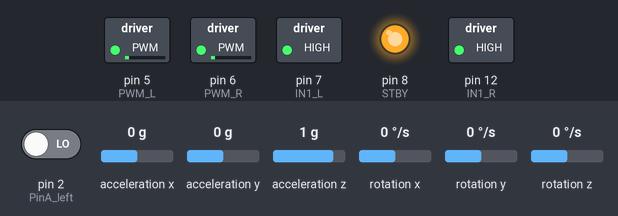
The sketch below on a simulated Arduino Uno, built with avr-gcc and run on an emulated ATmega328P. Parts: switched loads named in the sketch (green lamp = pin HIGH), output pins drawn as LEDs (lit = HIGH). The inputs (shaded band) are chosen by the test bench; at power-on: acceleration y 0 g, rotation x 0 °/s, acceleration z 1 g, pin 2 (PinA_left) LOW, acceleration x 0 g, rotation y 0 °/s, rotation z 0 °/s. What the sketch prints to the serial monitor is not drawn.

Above: at 2.7 s.
2.8 s: acceleration y set to -1.4 g
4.3 s: acceleration y set to 0.1 g
At 6.4 s:
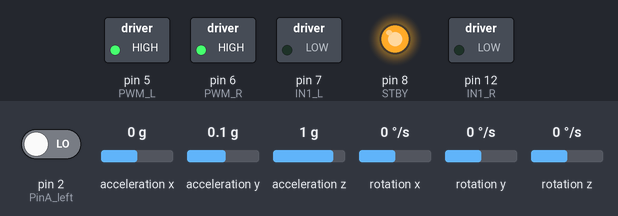
6.8 s: rotation x set to -192 °/s
At 7.5 s:
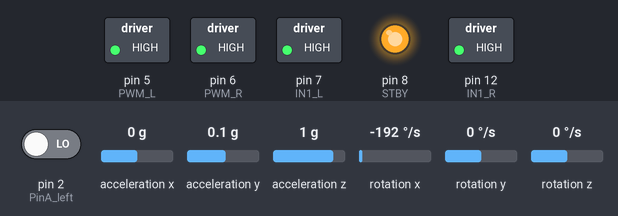
8.3 s: acceleration y set to 0.8 g
At 8.96 s:
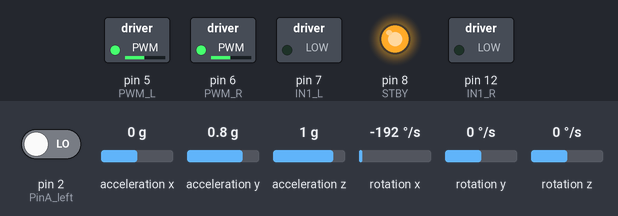
11.3 s: acceleration z set to 1.4 g
At 11.67 s:
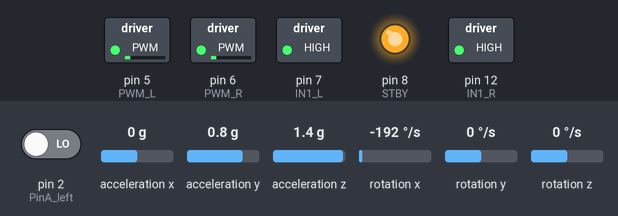
14.3 s: acceleration z set to 0 g
At 15.0 s:
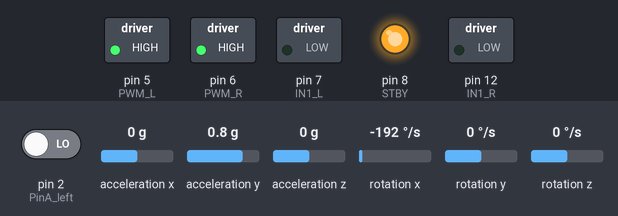
Timing chart, 0 to 16.8 s (numbered marks = the images above; inputs shaded):
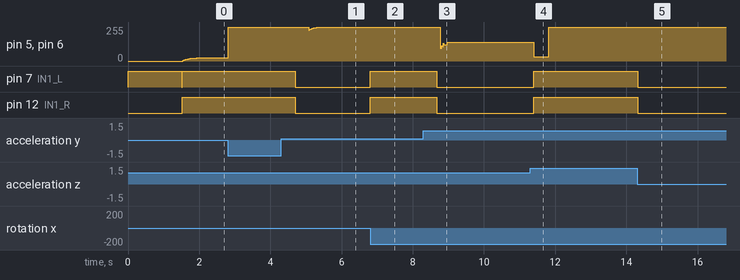

The sketch:

base_lab4_tumbller_control.ino
```cpp
/* Include necessary header files */
#include <Wire.h>
#include <MsTimer2.h>
#include "I2Cdev.h"
#include "MPU6050.h"
#include <math.h>

#define BAUD 38400

#include <SoftwareSerial.h>
SoftwareSerial BTserial(10, 13); // RX | TX
// Connect the HC-06 TX to the Arduino RX on pin 10.
// Connect the HC-06 RX to the Arduino TX on pin 13.

// Communication to/from Matlab ------------

// Make sure that toMatlab and fromMatlab match with the Matlab script

struct __attribute__((packed)) {
  float dataTime;
  float robotState[5];
} toMatlab;

struct __attribute__((packed)) {
  int8_t startFlagFromMatlab;
  float dataTime;
  float voltInput;
  int16_t referenceInput[10];
} fromMatlab;

int toMatlabSize;
byte *toMatlabPtr;

int fromMatlabSize;
byte *fromMatlabPtr;

// ----------------------------------------

/* TB6612FNG motor driver signal pins */
#define IN1_L 7
#define IN1_R 12
#define PWM_L 5
#define PWM_R 6
#define STBY 8

/* Encoder count signal pins */
#define PinA_left 2
#define PinA_right 4

/* Sensor Reading Variables */
MPU6050 mpu; //Instantiate a MPU6050 object with the object name MPU.
int16_t ax, ay, az, gx, gy, gz; // Variables for IMU readings
volatile long right_encoder = 0;
volatile long left_encoder = 0;
/*
 The volatile long type is used to ensure that the value is valid when the external
 interrupt pulse count value is used in other functions
 */
float num_of_encoder_counts_per_rev = 780.0;
float thousand_by_num_of_encoder_counts_per_rev = 1000.0/num_of_encoder_counts_per_rev;

/* IMU Callibration Variables */
long gyroXCalli = -105, gyroYCalli = 49, gyroZCalli = 77; // Obtained by callibrating gyroscope values
long accelXCalli = -1204, accelYCalli = 185, accelZCalli = 17120 - 16384; // Obtained by callibrating accelerometer values

//long gyroXCalli = 0, gyroYCalli = 0, gyroZCalli = 0; // Obtained by callibrating gyroscope values
//long accelXCalli = 0, accelYCalli = 0, accelZCalli = 0; // Obtained by callibrating accelerometer values

/* Motor PWM Input Values */
long motor_left = 0;
long motor_right = 0;

/* Time variables */
unsigned long time;
unsigned long prev_time_encoder = 0;
unsigned long startTime_left = 0;
unsigned long startTime_right = 0;
int sampling_rate = 5; // in milliseconds
unsigned long estimateTimer;

unsigned long interruptCount = 0;

/* Encoder to speed measurement variables */

int encoder_count_max = 20;
float motor_left_ang_vel = 0;
float motor_right_ang_vel = 0;

/* Robot parameters */

float wheel_rad = 0.0335; // radius of the wheel in metres
float lat_dist = 0.194; // distance between ends of the wheels in metres

/********************Initialization settings********************/
void setup() {

  /* TB6612FNGN Motor Driver module control signal initialization */
  pinMode(IN1_L, OUTPUT); //Control the direction of motor 1, 1 is forward, 0 is reverse
  pinMode(IN1_R, OUTPUT); //Control the direction of motor 1, 1 is forward, 0 is reverse
  pinMode(PWM_L, OUTPUT); //PWM of left motor
  pinMode(PWM_R, OUTPUT); //PWM of right motor
  pinMode(STBY, OUTPUT); //enable TB6612FNG

  /* Initializing motor drive module */
  digitalWrite(IN1_L, HIGH);
  digitalWrite(IN1_R, LOW);
  digitalWrite(STBY, HIGH);
  analogWrite(PWM_L, 0);
  analogWrite(PWM_R, 0);

  /* Initialize I2C bus */
  Wire.begin(); //Add I2C bus sequence
  Serial.begin(115200); //Open the serial port and set the baud rate
  delay(1500);
  mpu.initialize(); //Initialization MPU6050
  delay(2);

  /*
   Uncomment the next two lines only once and store the callibration values in the
   global variables defined for callibration
  */
//  callibrateGyroValues();
//  callibrateAccelValues();

  time = millis();
  startTime_left = millis();
  startTime_right = millis();
  estimateTimer = millis();

  /* Interrupt function to count the encoder pulses */
  attachInterrupt(digitalPinToInterrupt(PinA_left), encoder_left, CHANGE);
  /*
  Timing interrupt settings, using MsTimer2. Because PWM uses a timer to control the
  duty cycle, it is important to look at the pin port corresponding to the timer when
  using timer.
  */
  MsTimer2::set(sampling_rate, mainfunc);
  MsTimer2::start();

  Serial.print("Setup Done!\n");

  // Communication to/from Matlab ------------

  toMatlabSize = sizeof(toMatlab);
  toMatlabPtr = (byte *)&toMatlab;

  fromMatlabSize = sizeof(fromMatlab);
  fromMatlabPtr = (byte *)&fromMatlab;

  BTserial.begin(BAUD);

  fromMatlab.startFlagFromMatlab = 0;

  while (BTserial.available()) {
    char junk = BTserial.read();
  }
  // ----------------------------------------
}

/***************************************************************************************/
/*
 This section contains functions that you can use to build your controllers
*/
/***************************************************************************************/

/*
encoder_left() counts encoder pulses of the left wheel motor and stores it in a
global variable 'left_encoder'
*/
void encoder_left(){left_encoder++;}

/*
encoder_right() counts encoder pulses of the right wheel motor and stores it in a
global variable 'right_encoder'
*/
void encoder_right(){right_encoder++;}


/*
SetLeftWheelSpeed() takes one input which will be set as the PWM input to the left motor.
If the value is outside the range (-255,255), then the input will be saturated and the
motor PWM will be set. The value is also written to the global variable 'motor_left'
*/
void SetLeftWheelSpeed(double speed_val)
{
  // Saturate the input to the range (-255,255)
  if (speed_val > 255) { speed_val = 255; }
  else if (speed_val < -255) { speed_val = -255; }

  motor_left = speed_val;

  if (speed_val < 0)
  {
    digitalWrite(IN1_L, 1);
    analogWrite(PWM_L, -speed_val);
  }
  else
  {
    digitalWrite(IN1_L, 0);
    analogWrite(PWM_L, speed_val);
  }
}

/*
SetRightWheelSpeed() takes one input which will be set as the PWM input to the right motor.
If the value is outside the range (-255,255), then the input will be saturated and the
motor PWM will be set. The value is also written to the global variable 'motor_right'
*/
void SetRightWheelSpeed(double speed_val)
{
  // Saturate the input to the range (-255,255)
  if (speed_val > 255) { speed_val = 255; }
  else if (speed_val < -255) { speed_val = -255; }

  motor_right = speed_val;

  if (speed_val < 0)
  {
    digitalWrite(IN1_R, 1);
    analogWrite(PWM_R, -speed_val);
  }
  else
  {
    digitalWrite(IN1_R, 0);
    analogWrite(PWM_R, speed_val);
  }
}

/*
readIMU() creates an MPU6050 class object and calls the function to read the six axis IMU.
The values are stored in the global variables ax,ay,az,gx,gy,gz where ax,ay,az are the
accelerometer readings and gx,gy,gz are the gyroscope readings.
*/
void readIMU()
{
  MPU6050 mpu_obj;
  mpu_obj.getMotion6(&ax,&ay,&az,&gx,&gy,&gz);
}

/*
readEncoder() takes the encoder pulse counts and calculates the angular velocities of the
wheels and stores it in the global variables 'motor_left_ang_vel' and 'motor_right_ang_vel'
*/
void readEncoder()
{
  // Encoder Calculations
  // angular velocity = (encoder_reading/num_of_counts_per_rotation)*(2*pi/sampling_time)

  motor_left_ang_vel = (float) 2 * 3.1415 * left_encoder * (float)thousand_by_num_of_encoder_counts_per_rev / (float)(time - startTime_left);
  if (motor_left < 0){
    motor_left_ang_vel = -motor_left_ang_vel;}
  startTime_left = time;
  left_encoder = 0;

  motor_right_ang_vel = motor_left_ang_vel;

//  motor_right_ang_vel = (float) 2 * 3.1415 * right_encoder * (float)thousand_by_num_of_encoder_counts_per_rev / (float)(time - startTime_right);
//  if (motor_right < 0){
//    motor_right_ang_vel = -motor_right_ang_vel;}
//  startTime_right = time;
//  right_encoder = 0;
}

/*
printIMU() prints the IMU readings to the serial monitor in the following format:
ax,ay,az,gx,gy,gz
*/
void printIMU()
{
  Serial.print(ax);
  Serial.print(',');
  Serial.print(ay);
  Serial.print(',');
  Serial.print(az);
  Serial.print(',');
  Serial.print(gx);
  Serial.print(',');
  Serial.print(gy);
  Serial.print(',');
  Serial.print(gz);
  Serial.print('\n');
}

/*
printEncoder() prints the encoder readings to the serial monitor in the following format:
motor_left_ang_vel, motor_right_ang_vel
*/
void printEncoder()
{
  Serial.print(motor_left_ang_vel);
  Serial.print(',');
  Serial.print(motor_right_ang_vel);
  Serial.print('\n');
}

/*
printAllData() prints the IMU readings, encoder readings and PWM inputs to the motor to
the serial monitor in the following format:
ax,ay,az,gx,gy,gz,motor_left_ang_vel,motor_right_ang_vel,motor_left,motor_right
*/
void printAllData()
{
  Serial.print(time);
  Serial.print(',');
  Serial.print(ax);
  Serial.print(',');
  Serial.print(ay);
  Serial.print(',');
  Serial.print(az);
  Serial.print(',');
  Serial.print(gx);
  Serial.print(',');
  Serial.print(gy);
  Serial.print(',');
  Serial.print(gz);
  Serial.print(',');
  Serial.print(motor_left_ang_vel);
  Serial.print(',');
  Serial.print(motor_right_ang_vel);
  Serial.print(',');
  Serial.print(motor_left);
  Serial.print(',');
  Serial.print(motor_right);
  Serial.print('\n');
}

/*
callibrateGyroValues() gets the gyroscope readings n times and calculates the average of
the values to find the sensor bias. The callibration values are printed as:
gyroXCalli,gyroYCalli,gyroZCalli
*/
void callibrateGyroValues()
{
    int n = 10000;
    for (int i=0; i < n; i++)
    {
      readIMU();
      gyroXCalli = gyroXCalli + gx;
      gyroYCalli = gyroYCalli + gy;
      gyroZCalli = gyroZCalli + gz;
    }
    gyroXCalli = gyroXCalli/n;
    gyroYCalli = gyroYCalli/n;
    gyroZCalli = gyroZCalli/n;
    Serial.print(gyroXCalli);
    Serial.print(',');
    Serial.print(gyroYCalli);
    Serial.print(',');
    Serial.print(gyroZCalli);
    Serial.print('\n');
}

/*
callibrateAccelValues() gets the accelerometer readings n times and calculates the average of
the values to find the sensor bias. The callibration values are printed as:
accelXCalli,accelYCalli,accelZCalli
*/
void callibrateAccelValues()
{
    int n = 10000;
    for (int i=0; i < n; i++)
    {
      readIMU();
      accelXCalli = accelXCalli + ax;
      accelYCalli = accelYCalli + ay;
      accelZCalli = accelZCalli + az;
    }
    accelXCalli = accelXCalli/n;
    accelYCalli = accelYCalli/n;
    accelZCalli = accelZCalli/n;
    Serial.print(accelXCalli);
    Serial.print(',');
    Serial.print(accelYCalli);
    Serial.print(',');
    Serial.print(accelZCalli);
    Serial.print('\n');
}

/***************************************************************************************/
/***************** Write your custom variables and functions below *********************/
/***************************************************************************************/

float Ax, Ay, Az, Gx, Gy, Gz;
float theta, thetaDot, x, xDot;
float randomInput;

void correctIMU(){
  Ax = (float(ax - accelXCalli)*9.81)/16384.0;
  Ay = (float(ay - accelYCalli)*9.81)/16384.0;
  Az = (float(az - accelZCalli)*9.81)/16384.0;

  Gx = (float(gx - gyroXCalli)*PI)/(131.0*180.0);
  Gy = (float(gy - gyroYCalli)*PI)/(131.0*180.0);
  Gz = (float(gz - gyroZCalli)*PI)/(131.0*180.0);
}

void printCalIMU(){
  Serial.print(Ax);
  Serial.print(',');
  Serial.print(Ay);
  Serial.print(',');
  Serial.print(Az);
  Serial.print(',');
  Serial.print(Gx);
  Serial.print(',');
  Serial.print(Gy);
  Serial.print(',');
  Serial.print(Gz);
  Serial.print('\n');
}

void stateEstimate(){
  long elapsedTime = millis() - estimateTimer;

  float alpha = 0.97;
  theta = alpha*(theta + ((Gx*float(elapsedTime))/1000.0)) + (1.0 - alpha)*atan(Ay/sqrt(pow(Ax,2.0) + pow(Az,2.0)));

  thetaDot = Gx;

  xDot = motor_left_ang_vel*0.0335;
  x = x + (xDot*elapsedTime)/1000.0;

  estimateTimer = millis();
}

void LQR(float ref[4]){
//  float K[4] = {10.00, 0.0341, 58.5291, 1.3097};
  float K[4] = {-5.0000, -2.1038, 56.1637, 1.8112};

  float output = K[0]*(ref[0] - x) + K[1]*(ref[1] - xDot) + K[2]*(ref[2] - theta) + K[3]*(ref[3] - thetaDot);
  int outputScaled = -output*1.5227*31.875;

  SetRightWheelSpeed(outputScaled);
  SetLeftWheelSpeed(outputScaled);
}

  // Communication to/from Matlab ------------

void writeMatlab() {
  toMatlab.dataTime = float(time)*1e-3;
  toMatlab.robotState[0] = x;
  toMatlab.robotState[1] = xDot;
  toMatlab.robotState[2] = theta;
  toMatlab.robotState[3] = thetaDot;
  toMatlab.robotState[4] = float(motor_left)/31.875;

  BTserial.write((byte *)&toMatlab,toMatlabSize);
}

char  outString[120];

void readMatlab() {
  if (BTserial.available() > 0) {
    int ptrCount = 0;
    while (BTserial.available() > 0) {
      unsigned char temp = BTserial.read();
      if (ptrCount < sizeof(fromMatlab)) {
        *(fromMatlabPtr+ptrCount) = temp;
        ptrCount++;
      }
    }
//    Serial.print(fromMatlab.startFlagFromMatlab);
//    Serial.print(',');
//    Serial.print(fromMatlab.dataTime);
//    Serial.print(',');
//    Serial.print(fromMatlab.voltInput);
//    Serial.print(',');
//    for (int i = 0; i < 10; i++) {
//      Serial.print(fromMatlab.referenceInput[i]);
//      Serial.print(',');
//    }
//    Serial.print('\n');
  }
}

  // ----------------------------------------

/*
mainfunc() is the function that is called at your specified sampling rate. The default
sampling rate is 5ms. This function will be called at every sampling instance.
*/

float reference[4];

void mainfunc()
{
  // execute this every 5 ms
  sei();
  interruptCount += sampling_rate;

  time = millis();
  if (time - prev_time_encoder >= encoder_count_max)
  {
    readEncoder();
    prev_time_encoder = time;
  }
  readIMU();
  correctIMU();
  stateEstimate();

  readMatlab();

  // Scale here is 1000x for int16 data type
  if (fromMatlab.startFlagFromMatlab == 1) {
    if (fromMatlab.referenceInput[0] < 500 && fromMatlab.referenceInput[0] > -500) {
      reference[0] = float(fromMatlab.referenceInput[0])*1e-3;
    }
  }

  reference[1] = 0.0;
  reference[2] = 0.0;
  reference[3] = 0.0;

  LQR(reference);

  // execute this every 200 ms
  if (interruptCount%200 == 0) {
    if (fromMatlab.startFlagFromMatlab == 1) {
      writeMatlab();
    }
  }


}

void loop()
{

}
```

Measured:
- after the input at 4.3 s, pin 7 (IN1_L), pin 12 (IN1_R): HIGH → LOW after 0.40 s
- after the input at 6.8 s, pin 7 (IN1_L), pin 12 (IN1_R): LOW → HIGH at once
- after the input at 8.3 s, pin 5 (PWM_L), pin 6 (PWM_R): 255/255 → 122/255 after 0.48 s, → 142/255 0.19 s later; pin 7 (IN1_L), pin 12 (IN1_R): HIGH → LOW after 0.38 s
- after the input at 11.3 s, pin 5 (PWM_L), pin 6 (PWM_R): 142/255 → 33/255 after 0.10 s, → 255/255 0.42 s later; pin 7 (IN1_L), pin 12 (IN1_R): LOW → HIGH after 0.09 s
- after the input at 14.3 s, pin 5 (PWM_L), pin 6 (PWM_R): stays 255/255 (without the input it goes to 252/255 after 2.5 s); pin 7 (IN1_L), pin 12 (IN1_R): HIGH → LOW at once
